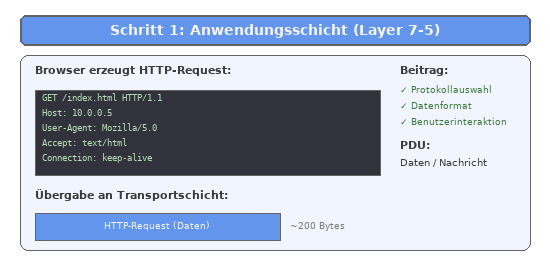

Recreate this plot in Python.
#!/usr/bin/env python3
"""Generate Application Layer detail diagram."""

from PIL import Image, ImageDraw, ImageFont

# Canvas
WIDTH, HEIGHT = 550, 280
img = Image.new('RGBA', (WIDTH, HEIGHT), (0, 0, 0, 0))
draw = ImageDraw.Draw(img)

# Fonts
try:
    font_title = ImageFont.truetype("/usr/share/fonts/truetype/dejavu/DejaVuSans-Bold.ttf", 14)
    font_label = ImageFont.truetype("/usr/share/fonts/truetype/dejavu/DejaVuSans-Bold.ttf", 11)
    font_text = ImageFont.truetype("/usr/share/fonts/truetype/dejavu/DejaVuSans.ttf", 10)
    font_mono = ImageFont.truetype("/usr/share/fonts/truetype/dejavu/DejaVuSansMono.ttf", 9)
    font_small = ImageFont.truetype("/usr/share/fonts/truetype/dejavu/DejaVuSans.ttf", 9)
except:
    font_title = font_label = font_text = font_mono = font_small = ImageFont.load_default()

# Colors
TITLE_COLOR = (70, 130, 180, 255)
TEXT_DARK = (60, 60, 60, 255)
TEXT_LIGHT = (245, 245, 245, 255)
BORDER_COLOR = (100, 100, 100, 255)
LAYER_COLOR = (100, 149, 237, 255)  # Blue for application
BOX_BG = (240, 245, 255, 255)

# Title with layer number
draw.rounded_rectangle([20, 15, 530, 45], radius=6, fill=LAYER_COLOR, outline=BORDER_COLOR, width=2)
draw.text((WIDTH//2, 30), "Schritt 1: Anwendungsschicht (Layer 7-5)", font=font_title, fill=TEXT_LIGHT, anchor="mm")

# Content box
draw.rounded_rectangle([20, 55, 530, 250], radius=8, fill=BOX_BG, outline=BORDER_COLOR, width=1)

# HTTP Request example
draw.text((35, 70), "Browser erzeugt HTTP-Request:", font=font_label, fill=TEXT_DARK, anchor="lm")

# Code block
code_y = 90
draw.rectangle([35, code_y, 380, code_y + 85], fill=(50, 50, 60, 255), outline=BORDER_COLOR, width=1)
http_lines = [
    "GET /index.html HTTP/1.1",
    "Host: 10.0.0.5",
    "User-Agent: Mozilla/5.0",
    "Accept: text/html",
    "Connection: keep-alive"
]
for i, line in enumerate(http_lines):
    draw.text((42, code_y + 8 + i * 15), line, font=font_mono, fill=(180, 220, 180, 255), anchor="lm")

# Right side: Layer contribution
contrib_x = 400
draw.text((contrib_x, 70), "Beitrag:", font=font_label, fill=TEXT_DARK, anchor="lm")
contributions = [
    "✓ Protokollauswahl",
    "✓ Datenformat",
    "✓ Benutzerinteraktion"
]
for i, c in enumerate(contributions):
    draw.text((contrib_x, 90 + i * 16), c, font=font_small, fill=(60, 120, 60, 255), anchor="lm")

# PDU info
draw.text((contrib_x, 145), "PDU:", font=font_label, fill=TEXT_DARK, anchor="lm")
draw.text((contrib_x, 162), "Daten / Nachricht", font=font_text, fill=TEXT_DARK, anchor="lm")

# Bottom: Data packet visualization
packet_y = 195
draw.text((35, packet_y), "Übergabe an Transportschicht:", font=font_label, fill=TEXT_DARK, anchor="lm")

# HTTP data block
draw.rectangle([35, packet_y + 18, 280, packet_y + 45], fill=LAYER_COLOR, outline=BORDER_COLOR, width=1)
draw.text((157, packet_y + 31), "HTTP-Request (Daten)", font=font_small, fill=TEXT_LIGHT, anchor="mm")
draw.text((290, packet_y + 31), "~200 Bytes", font=font_small, fill=(120, 120, 120, 255), anchor="lm")

# Save
output_dir = "/media/andhue/Wissen/open-lectures/.kiro/tmp"
img.save(f"{output_dir}/schicht-anwendung_draft.png", "PNG")
print(f"Created: {output_dir}/schicht-anwendung_draft.png")
